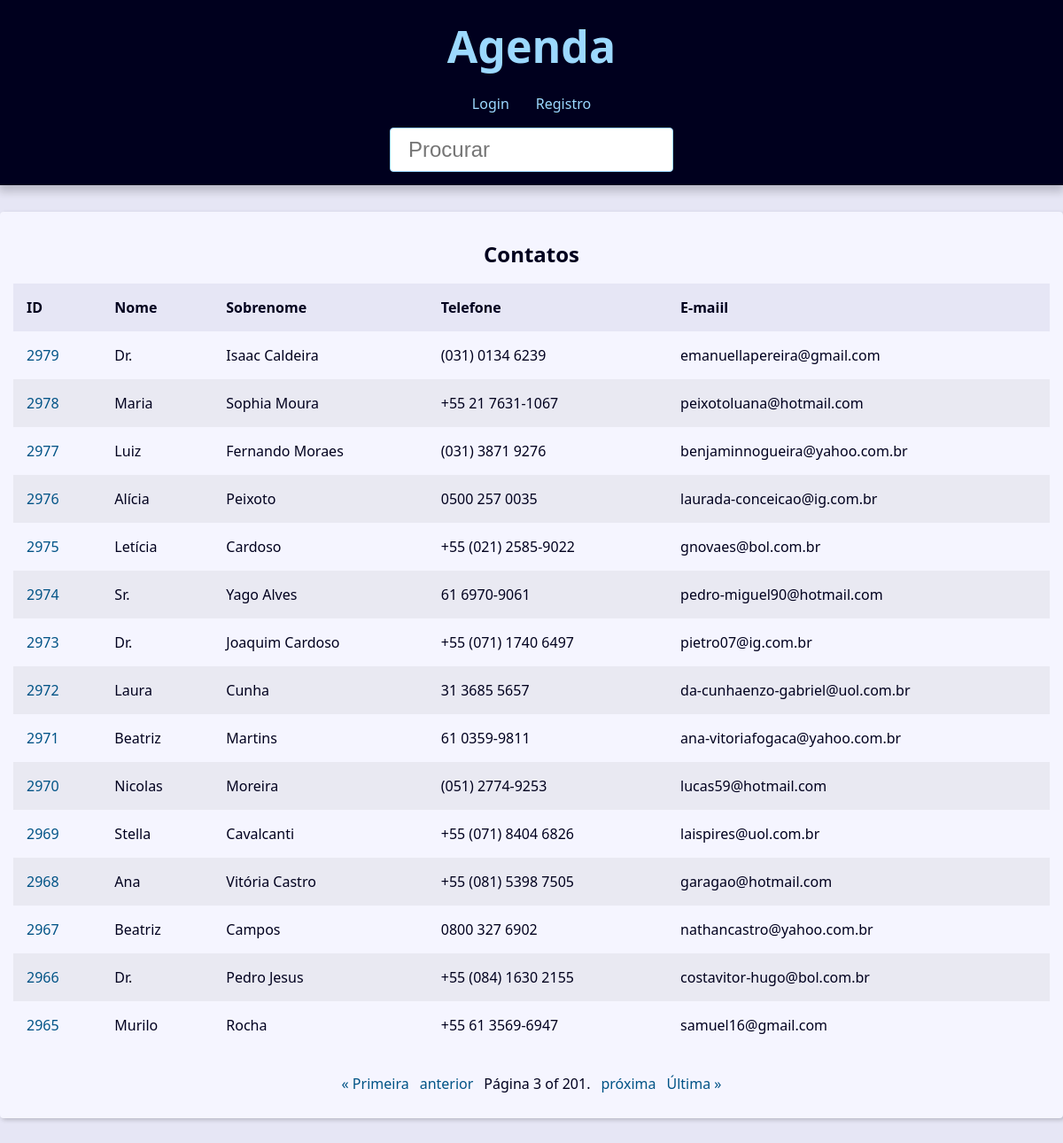
The app's page /?page=3&q= with its own data.
### contato/models.py (models this page shows, shortened)
class Contato(models.Model):
    primeiro_nome = models.CharField(verbose_name='Nome', max_length=100)
    segundo_nome = models.CharField(max_length=150, verbose_name='Sobrenome')
    telefone = models.CharField(max_length=50)
    email = models.EmailField(max_length=256, blank=True)
    data_criacao = models.DateTimeField(default=timezone.now)
    descricao = models.TextField(blank=True)
    visivel = models.BooleanField(default=True)
    imagem = models.ImageField(blank=True, upload_to='imagens/%Y/%m/')
    categoria = models.ForeignKey(Categoria,
                                  on_delete=models.SET_NULL,
                                  blank=True, null=True)
    owner = models.ForeignKey(
        User,
        on_delete=models.SET_NULL,
        blank=True, null=True
    )

### contato/views/contato_view.py (the view)
# urls.py: path('', index, name="index"),
def index(request):
    contatos = Contato.objects.all().filter(visivel=True).order_by('-id')
    paginator = Paginator(contatos, 15)
    page_number = request.GET.get("page")
    page_obj = paginator.get_page(page_number)
    context = {
        'page_obj': page_obj,
        'site_titulo': 'Contatos '
    }
    return render(request, 'contato/index.html', context)

### contato/templates/contato/index.html
{% extends 'global/base.html' %}
{% block conteudo %}
    {% if page_obj %}
        <div class="responsive-table">
            <table class="contacts-table">
                <caption class="table-caption">
                    Contatos
                </caption>
                <thead>
                    <tr class="table-row table-row-header">
                        <th class="table-header">ID</th>
                        <th class="table-header">Nome</th>
                        <th class="table-header">Sobrenome</th>
                        <th class="table-header">Telefone</th>
                        <th class="table-header">E-maiil</th>
                    </tr>
                </thead>
                <tbody>
                    {% for contato in page_obj  %}
                        <tr class="table-row">
                            <td class="table-cel">
                                <a class="table-link" href="{% url 'contato:contato' contato.id %}"> {{ contato.id }} </a>
                            </td>
                            <td class="table-cel">
                                {{ contato.primeiro_nome }}
                            </td>
                            <td class="table-cel">
                                {{ contato.segundo_nome }}
                            </td>
                            <td class="table-cel">
                                {{ contato.telefone }}
                            </td>
                            <td class="table-cel">
                                {{ contato.email }}
                            </td>
                        </tr>
                    {% endfor %}
                </tbody>
            </table>
        </div>
    {% else %}
    <div class="sigle-contact">
        <h1 class="sigle-contact-name">
            Não foi possível encontar
        </h1>
    </div>
    {% endif %}
{% endblock conteudo %}

### base_static/global/css/style.css (style rules this page uses)
:root { --spacing: 1.5rem; --link-dark-color: rgb(0, 83, 134); --link-light-color: rgb(156, 217, 255); --clr-white: rgb(245, 245, 255); --clr-black: rgb(0, 0, 30); --clr-light-gray: rgb(230, 230, 245); --clr-dark-shadow-5: rgba(0, 0, 10, 5%); --clr-dark-shadow-10: rgba(0, 0, 10, 10%); --clr-dark-shadow-20: rgba(0, 0, 10, 20%); --clr-light-shadow-5: rgba(200, 200, 255, 5%); --clr-light-shadow-10: rgba(200, 200, 255, 10%); --clr-light-shadow-20: rgba(200, 200, 255, 20%); --main-page-width: 120rem; --table-min-width: 60rem; --biggest-font-size: 5rem; --bigger-font-size: 4rem; --big-font-size: 3.2rem; --medium-font-size: 2.4rem; --small-font-size: 1.6rem; --smaller-font-size: 1.4rem; --smallest-font-size: 1.2rem; --transition-fast: 300ms; --transition-medium: 600ms; --transition-slow: 1s; --default-border-radius: 4px; }
*, *::before, *::after { margin: 0; padding: 0; box-sizing: border-box; }
html { font-size: 62.5%; }
body { font-family: system-ui, -apple-system, BlinkMacSystemFont, 'Segoe UI', Roboto, Oxygen, Ubuntu, Cantarell, 'Open Sans', 'Helvetica Neue', sans-serif; line-height: 1.5; font-size: var(--small-font-size); color: var(--clr-black); -webkit-font-smoothing: antialiased; background: var(--clr-light-gray); }
.responsive-table { width: 100%; overflow-x: auto; }
.contacts-table { width: 100%; min-width: var(--table-min-width); border-collapse: collapse; }
.table-caption { font-size: var(--medium-font-size); font-weight: bold; padding: var(--spacing); }
.table-row { text-align: left; text-overflow: ellipsis; transition: background-color var(--transition-fast) ease-in-out; }
.table-row:nth-of-type(2n) { background: var(--clr-dark-shadow-5); }
.table-row-header { background: var(--clr-light-gray); color: var(--clr-black); }
.table-cel, .table-header { padding: var(--spacing); }
.table-link { color: var(--link-dark-color); transition: color var(--transition-fast) ease-in-out; text-decoration: none; }

### records on screen
Contato: id "2979", primeiro_nome "Dr.", segundo_nome "Isaac Caldeira", telefone "(031) 0134 6239", email "emanuellapereira@gmail.com"
Contato: id "2978", primeiro_nome "Maria", segundo_nome "Sophia Moura", telefone "+55 21 7631-1067", email "peixotoluana@hotmail.com"
Contato: id "2977", primeiro_nome "Luiz", segundo_nome "Fernando Moraes", telefone "(031) 3871 9276", email "benjaminnogueira@yahoo.com.br"
Contato: id "2976", primeiro_nome "Alícia", segundo_nome "Peixoto", telefone "0500 257 0035", email "laurada-conceicao@ig.com.br"
Contato: id "2975", primeiro_nome "Letícia", segundo_nome "Cardoso", telefone "+55 (021) 2585-9022", email "gnovaes@bol.com.br"
Contato: id "2974", primeiro_nome "Sr.", segundo_nome "Yago Alves", telefone "61 6970-9061", email "pedro-miguel90@hotmail.com"
Contato: id "2973", primeiro_nome "Dr.", segundo_nome "Joaquim Cardoso", telefone "+55 (071) 1740 6497", email "pietro07@ig.com.br"
Contato: id "2972", primeiro_nome "Laura", segundo_nome "Cunha", telefone "31 3685 5657", email "da-cunhaenzo-gabriel@uol.com.br"
Contato: id "2971", primeiro_nome "Beatriz", segundo_nome "Martins", telefone "61 0359-9811", email "ana-vitoriafogaca@yahoo.com.br"
Contato: id "2970", primeiro_nome "Nicolas", segundo_nome "Moreira", telefone "(051) 2774-9253", email "lucas59@hotmail.com"
Contato: id "2969", primeiro_nome "Stella", segundo_nome "Cavalcanti", telefone "+55 (071) 8404 6826", email "laispires@uol.com.br"
Contato: id "2968", primeiro_nome "Ana", segundo_nome "Vitória Castro", telefone "+55 (081) 5398 7505", email "garagao@hotmail.com"
Contato: id "2967", primeiro_nome "Beatriz", segundo_nome "Campos", telefone "0800 327 6902", email "nathancastro@yahoo.com.br"
Contato: id "2966", primeiro_nome "Dr.", segundo_nome "Pedro Jesus", telefone "+55 (084) 1630 2155", email "costavitor-hugo@bol.com.br"
Contato: id "2965", primeiro_nome "Murilo", segundo_nome "Rocha", telefone "+55 61 3569-6947", email "samuel16@gmail.com"

### other values on screen
{{ page_obj.number }} "3"
{{ page_obj.paginator.num_pages }} "201"
